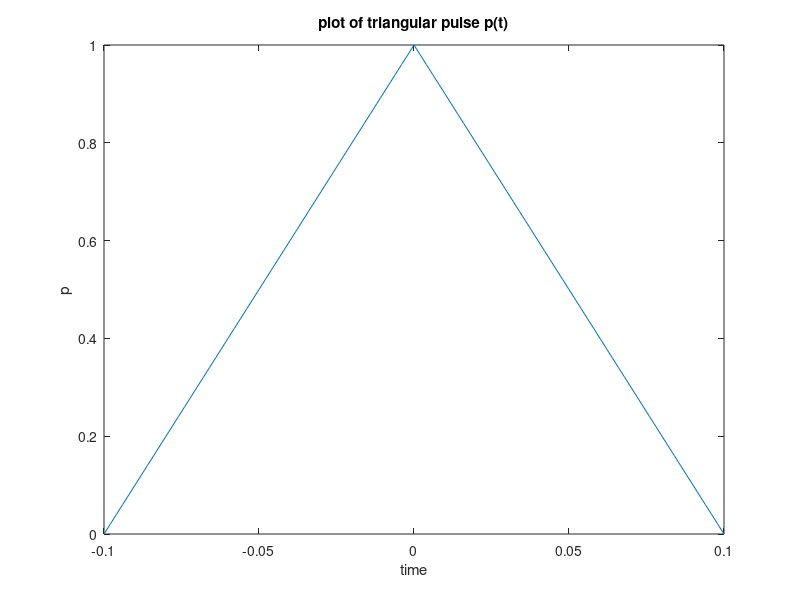
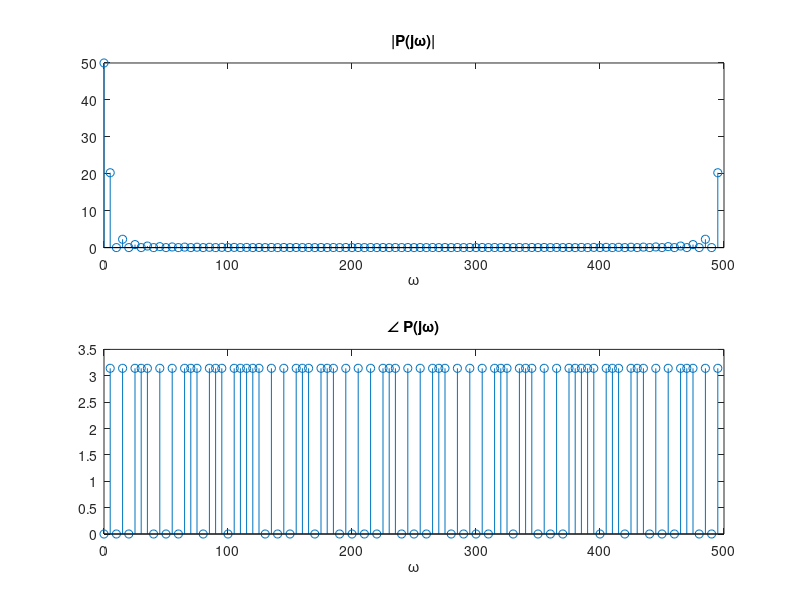
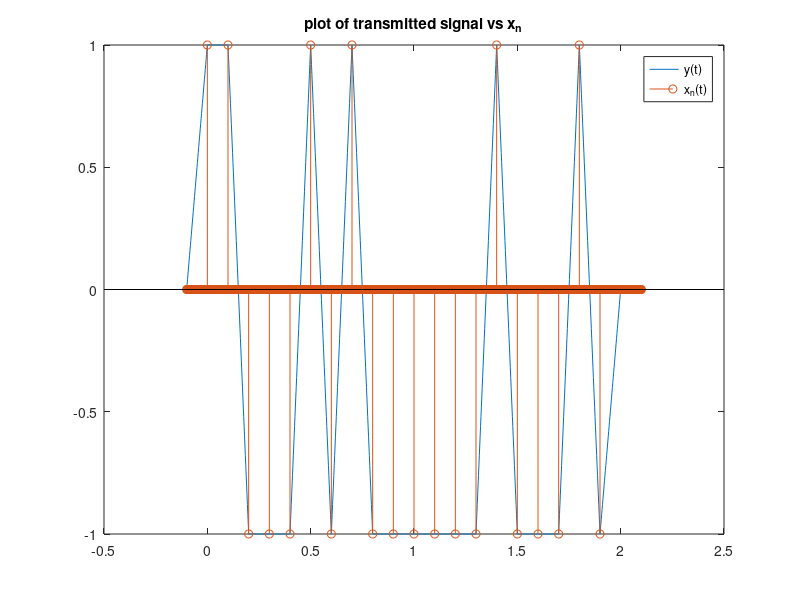
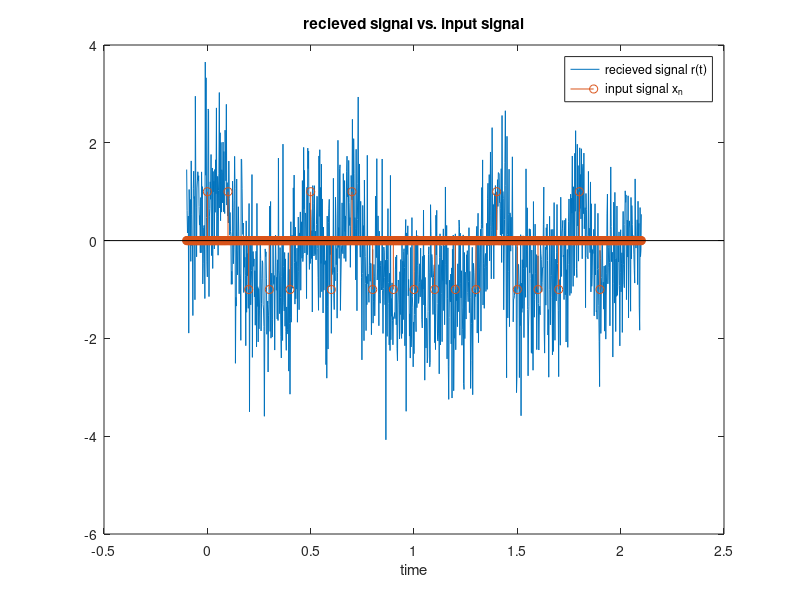

The MATLAB script that drew these images, in order:
clear, close all

% param
N = 20; % number of bits
Tp = 0.1; % half the pulse width
dt = Tp/50; % sampling frequency -- keep this constant
fb = 1/(Tp); % bit rate
dt_b = 1/fb; % bit period (how long between bits)
t = 0:dt:(dt_b*N); % time range -- not sure if this is right
sigma = 1; % noise parameter for part e

% upper limit is the number of bit periods times the number of bits

%% PART A -- need graphs, etc
t_pulse = -Tp:dt:Tp;
p = 1-abs(t_pulse./Tp);
% creates triangular pulse that is 2*Tp wide in time

% plot(t_pulse,p)

transform = fft((p(1:end-1)));
Fs = 1/dt;
f = Fs * (0:length(transform)-1)/length(transform);

% figure, stem(abs(transform))

% testing shifted vs unshifted
% x = [0:0.2:1 0.8:-0.2:0.2];
% X = fft(x); X_shift=fft(fftshift(x));
% figure,subplot(2,1,1)
% stem(angle(X))
% subplot(2,1,2), stem(angle(X_shift))
% 
% figure,subplot(2,1,1)
% stem(abs(X))
% subplot(2,1,2)
% stem(abs(X_shift))

%% PART C
bits = 2*((rand(1,N)<0.5)-0.5);

%% PART D

% Thomas
% How I think x should be generated: u take the bits defined in c, and put
% them into an array along with time. every Ts time, there will be one of
% the spikes corresponding to one in bits
% result is kinda same as urs evan, but maybe its more general? idk

% makes a time vector of appropriate length. I chose Ts arbitrarily
Ts = 1/fb;
tx = 0:dt:(N)*Ts;

% insert the message onto xn, put a spike every Ts seconds
xn = zeros(size(tx));
for i=0:N-1
    xn(abs(tx - i * Ts) < .0001) = bits(i+1);
end
% calculate the convolution
y_conv = conv(xn, p);

%% part E
% add noise as specified
nt = sigma*randn(1,length(y_conv));
rt = nt + y_conv;

%% part F

% make a new time axis, again, time is increased by Tp on both sides
tx_out = -Tp:dt:(N)*Ts + Tp;
xhat = zeros(size(rt));
xhat_matched = zeros(size(rt));

p_negt = flip(p);
zn = conv(rt, p_negt, "same");

% make the zero array then add the +1 or -1 as described in the doc
for i=0:N-1
    index = find(abs(tx_out - i* Ts) < .001);
    if rt(index) > 0
        xhat(index) = 1;
    else
        xhat(index) = -1;
    end

    if zn(index) > 0
        xhat_matched(index) = 1;
    else
        xhat_matched(index) = -1;
    end

end


%% Part g
% i
figure;
plot(t_pulse, p);
xlabel('time'),ylabel('p')
title('plot of triangular pulse p(t)')

% TODO plot fft and hand calculate fft
figure
subplot(2, 1, 1)
stem(f, abs(transform))
title('|P(j\omega)|')
xlabel('\omega')
subplot(2, 1, 2)
% correcting phase noise -- the imagionary values were extremely tiny but
% were still causing there to be nonzero phase when the phase should've
% actually been zero

true_phase = zeros(length(transform),1);

for i = 1:length(transform)
    if imag(transform(i)) < 1e-6
        true_phase(i) = angle(real(transform(i)));
    else
        true_phase(i) = angle(transform(i));
    end
end

stem(f,true_phase)
xlabel('\omega')
title('\angle P(j\omega)')
%%
% ii
figure;
plot(tx_out, y_conv)
hold on, stem(tx_out,[zeros(1, floor(length(p)/2)) xn zeros(1, floor(length(p)/2))])
title('plot of transmitted signal vs x_n')
legend('y(t)','x_n(t)')
hold off
% iii
figure;
plot(tx_out, rt);
% plot it against the original impulse message. append zeros. the
% convolution will increase size of axis by half of the size of triangle
% (Tp) on both sides, so add that on
hold on,stem(tx_out,[zeros(1, floor(length(p)/2)) xn zeros(1, floor(length(p)/2))])
title('recieved signal vs. input signal')
xlabel('time')
legend('recieved signal r(t)','input signal x_n')
hold off

% iv
figure, hold on
stem(tx, xhat(Tp/dt+1:end-Tp/dt)),stem(tx,xn)
legend('Signed-based reciever','input signal')
title('sent message and decoded message, signed-based reciever')
xlabel('time')
hold off

figure,hold on
stem(tx, xhat_matched(Tp/dt+1:end-Tp/dt)),stem(tx,xn)
legend('Matched filter reciever','input signal')
title('sent message and decoded message, matched filter reciever')
xlabel('time')
hold off

% v
% bit rate 
disp("Bit rate: " + fb)
disp("noise standard deviation (essentially 1): " + std(nt))

Py = sum(y_conv.^2 * dt);
Pn = sum(nt.^2 * dt);
disp("SNR: " + Py/Pn);

% error rate calculations
xn_sign = xhat(xhat ~= 0);
xn_matched = xhat_matched(xhat ~= 0);
error_rate_sign = sum(xn_sign ~= bits)/N;
error_rate_matched = sum(xn_matched ~= bits)/N;

disp("sign-based reciever error rate: " + error_rate_sign);
disp("matched filter error rate: " + error_rate_matched);

%% part 2
sigmarray = 0:.1:1;
snrs = zeros(size(sigmarray));
errorSign = zeros(size(sigmarray));
errorMatch = zeros(size(sigmarray));
for inter = 1:2
    fb = 1/inter/Tp;
    for in = 1:length(sigmarray)
        thisig = sigmarray(in);
    
        bits = 2*((rand(1,N)<0.5)-0.5);
        Ts = 1/fb;
        tx = 0:dt:(N)*Ts;
        
        % insert the message onto xn, put a spike every Ts seconds
        xn = zeros(size(tx));
        for i=0:N-1
            xn(abs(tx - i * Ts) < .0001) = bits(i+1);
        end
        % calculate the convolution
        y_conv = conv(xn, p);
        
        nt = thisig*randn(1,length(y_conv));
        rt = nt + y_conv;
        
        tx_out = -Tp:dt:(N)*Ts + Tp;
        xhat = zeros(size(rt));
        xhat_matched = zeros(size(rt));
        
        p_negt = flip(p);
        zn = conv(rt, p_negt, "same");
        
        % make the zero array then add the +1 or -1 as described in the doc
        for i=0:N-1
            index = find(abs(tx_out - i* Ts) < .001);
            if rt(index) > 0
                xhat(index) = 1;
            else
                xhat(index) = -1;
            end
        
            if zn(index) > 0
                xhat_matched(index) = 1;
            else
                xhat_matched(index) = -1;
            end
        
        end
        Py = sum(y_conv.^2 * dt);
        Pn = sum(nt.^2 * dt);
        % disp("SNR: " + Py/Pn);
        
        snrs(in) = Py/Pn;
        if Pn == 0
            snrs(in) = 0;
        end
        xn_sign = xhat(xhat ~= 0);
        xn_matched = xhat_matched(xhat ~= 0);
        error_rate_sign = sum(xn_sign ~= bits)/N;
        error_rate_matched = sum(xn_matched ~= bits)/N;
    end
    figure;
    hold on
    plot(errorSign, snrs);
    plot(errorMatch, snrs);
    ylabel("snr");
    xlabel("error");
end